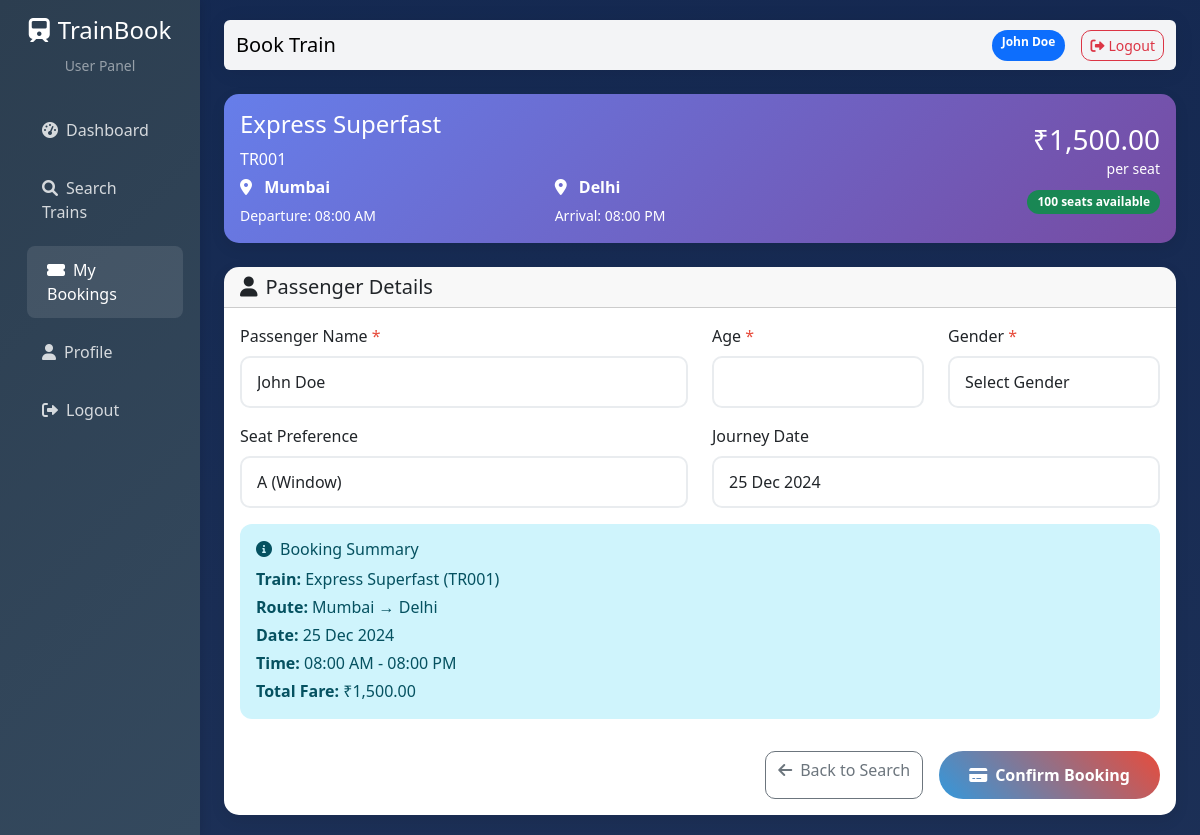
Screenshot of /user/book_train.php?id=1 (signed in) with the database file from the repository.
### tables this page shows
CREATE TABLE trains (
    id INT AUTO_INCREMENT PRIMARY KEY,
    train_number VARCHAR(10) UNIQUE NOT NULL,
    train_name VARCHAR(100) NOT NULL,
    source_station VARCHAR(50) NOT NULL,
    destination_station VARCHAR(50) NOT NULL,
    departure_time TIME NOT NULL,
    arrival_time TIME NOT NULL,
    total_seats INT NOT NULL,
    available_seats INT NOT NULL,
    fare_per_seat DECIMAL(10,2) NOT NULL,
    journey_date DATE NOT NULL,
    status ENUM('active', 'cancelled', 'completed') DEFAULT 'active',
    created_at TIMESTAMP DEFAULT CURRENT_TIMESTAMP,
    updated_at TIMESTAMP DEFAULT CURRENT_TIMESTAMP ON UPDATE CURRENT_TIMESTAMP
);

### config/database.php (called while the page is built, shortened)
<?php
function formatCurrency($amount) {
    return '₹' . number_format($amount, 2);
}
function formatDate($date) {
    return date('d M Y', strtotime($date));
}
function formatTime($time) {
    return date('h:i A', strtotime($time));
}
?>

### user/book_train.php (the view, shortened to what this page needs)
<?php
require_once '../config/database.php';
$user_name = $_SESSION['user_name'];
$train_id = isset($_GET['id']) ? (int)$_GET['id'] : 0;
try {
    $db = getDB();
    $stmt = $db->prepare("SELECT * FROM trains WHERE id = ? AND status = 'active'");
    $stmt->execute([$train_id]);
    $train = $stmt->fetch();
} catch (Exception $e) {
    error_log("Get train error: " . $e->getMessage());
    redirectWithMessage('search_trains.php', 'Error loading train details.', 'error');
}
?>
<!DOCTYPE html>
<html lang="en">
<head>
    <link href="https://cdnjs.cloudflare.com/ajax/libs/font-awesome/6.0.0/css/all.min.css" rel="stylesheet">
    <link href="https://cdnjs.cloudflare.com/ajax/libs/bootstrap/5.3.0/css/bootstrap.min.css" rel="stylesheet">
    <link href="../assets/css/theme.css" rel="stylesheet">
</head>
<body>
    <div class="container-fluid">
        <div class="row">
            <nav class="col-md-3 col-lg-2 d-md-block sidebar">
                <div class="position-sticky pt-3">
                    <div class="text-center mb-4">
                        <h4 class="text-white"><i class="fas fa-train me-2"></i>TrainBook</h4>
                        <small class="text-white-50">User Panel</small>
                    </div>
                    <ul class="nav flex-column">
                        <li class="nav-item">
                            <a class="nav-link" href="dashboard.php">
                                <i class="fas fa-tachometer-alt me-2"></i>Dashboard
                            </a>
                        </li>
                        <li class="nav-item">
                            <a class="nav-link" href="search_trains.php">
                                <i class="fas fa-search me-2"></i>Search Trains
                            </a>
                        </li>
                        <li class="nav-item">
                            <a class="nav-link active" href="my_bookings.php">
                                <i class="fas fa-ticket-alt me-2"></i>My Bookings
                            </a>
                        </li>
                        <li class="nav-item">
                            <a class="nav-link" href="profile.php">
                                <i class="fas fa-user me-2"></i>Profile
                            </a>
                        </li>
                        <li class="nav-item">
                            <a class="nav-link" href="../auth/logout.php">
                                <i class="fas fa-sign-out-alt me-2"></i>Logout
                            </a>
                        </li>
                    </ul>
                </div>
            </nav>
            <main class="col-md-9 ms-sm-auto col-lg-10 px-md-4 main-content">
                <nav class="navbar navbar-expand-lg navbar-light bg-white mb-4 rounded">
                    <div class="container-fluid">
                        <span class="navbar-brand mb-0 h1">Book Train</span>
                        <div class="d-flex">
                            <span class="badge bg-primary me-3"><?php echo htmlspecialchars($user_name); ?></span>
                            <a href="../auth/logout.php" class="btn btn-outline-danger btn-sm">
                                <i class="fas fa-sign-out-alt me-1"></i>Logout
                            </a>
                        </div>
                    </div>
                </nav>
                <div class="card train-info-card mb-4">
                    <div class="card-body">
                        <div class="row align-items-center">
                            <div class="col-md-8">
                                <h4 class="mb-2"><?php echo htmlspecialchars($train['train_name']); ?></h4>
                                <p class="mb-1"><?php echo htmlspecialchars($train['train_number']); ?></p>
                                <div class="row">
                                    <div class="col-md-6">
                                        <p class="mb-1">
                                            <i class="fas fa-map-marker-alt me-2"></i>
                                            <strong><?php echo htmlspecialchars($train['source_station']); ?></strong>
                                        </p>
                                        <small>Departure: <?php echo formatTime($train['departure_time']); ?></small>
                                    </div>
                                    <div class="col-md-6">
                                        <p class="mb-1">
                                            <i class="fas fa-map-marker-alt me-2"></i>
                                            <strong><?php echo htmlspecialchars($train['destination_station']); ?></strong>
                                        </p>
                                        <small>Arrival: <?php echo formatTime($train['arrival_time']); ?></small>
                                    </div>
                                </div>
                            </div>
                            <div class="col-md-4 text-end">
                                <h3 class="mb-0"><?php echo formatCurrency($train['fare_per_seat']); ?></h3>
                                <small>per seat</small>
                                <div class="mt-2">
                                    <span class="badge bg-success"><?php echo $train['available_seats']; ?> seats available</span>
                                </div>
                            </div>
                        </div>
                    </div>
                </div>
                <div class="card">
                    <div class="card-header">
                        <h5 class="mb-0"><i class="fas fa-user me-2"></i>Passenger Details</h5>
                    </div>
                    <div class="card-body">
                        <form method="POST" action="book_train.php?id=<?php echo $train_id; ?>">
                            <div class="row">
                                <div class="col-md-6 mb-3">
                                    <label for="passenger_name" class="form-label">Passenger Name <span class="required">*</span></label>
                                    <input type="text" class="form-control" id="passenger_name" name="passenger_name"
                                           value="<?php echo htmlspecialchars($user_name); ?>" required>
                                </div>
                                <div class="col-md-3 mb-3">
                                    <label for="passenger_age" class="form-label">Age <span class="required">*</span></label>
                                    <input type="number" class="form-control" id="passenger_age" name="passenger_age"
                                           min="1" max="120" required>
                                </div>
                                <div class="col-md-3 mb-3">
                                    <label for="passenger_gender" class="form-label">Gender <span class="required">*</span></label>
                                    <select class="form-control" id="passenger_gender" name="passenger_gender" required>
                                        <option value="">Select Gender</option>
                                    </select>
                                </div>
                            </div>
                            <div class="row">
                                <div class="col-md-6 mb-3">
                                    <label for="seat_preference" class="form-label">Seat Preference</label>
                                    <select class="form-control" id="seat_preference" name="seat_preference">
                                        <option value="A">A (Window)</option>
                                    </select>
                                </div>
                                <div class="col-md-6 mb-3">
                                    <label class="form-label">Journey Date</label>
                                    <input type="text" class="form-control" value="<?php echo formatDate($train['journey_date']); ?>" readonly>
                                </div>
                            </div>
                            <div class="row">
                                <div class="col-md-12 mb-3">
                                    <div class="alert alert-info">
                                        <h6><i class="fas fa-info-circle me-2"></i>Booking Summary</h6>
                                        <p class="mb-1"><strong>Train:</strong> <?php echo htmlspecialchars($train['train_name']); ?> (<?php echo htmlspecialchars($train['train_number']); ?>)</p>
                                        <p class="mb-1"><strong>Route:</strong> <?php echo htmlspecialchars($train['source_station']); ?> → <?php echo htmlspecialchars($train['destination_station']); ?></p>
                                        <p class="mb-1"><strong>Date:</strong> <?php echo formatDate($train['journey_date']); ?></p>
                                        <p class="mb-1"><strong>Time:</strong> <?php echo formatTime($train['departure_time']); ?> - <?php echo formatTime($train['arrival_time']); ?></p>
                                        <p class="mb-0"><strong>Total Fare:</strong> <?php echo formatCurrency($train['fare_per_seat']); ?></p>
                                    </div>
                                </div>
                            </div>
                            <div class="d-grid gap-2 d-md-flex justify-content-md-end">
                                <a href="search_trains.php" class="btn btn-outline-secondary me-md-2">
                                    <i class="fas fa-arrow-left me-2"></i>Back to Search
                                </a>
                                <button type="submit" class="btn btn-custom">
                                    <i class="fas fa-credit-card me-2"></i>Confirm Booking
                                </button>
                            </div>
                        </form>
                    </div>
                </div>
            </main>
        </div>
    </div>
</body>
</html>

### assets/css/theme.css (style rules this page uses)
:root { --tb-bg: #0a1f49; --tb-bg-2: #0e1b3a; --tb-surface: #ffffff; --tb-primary: #4da3ff; --tb-secondary: #9b59b6; --tb-accent: #e74c3c; --tb-success: #27ae60; --tb-warning: #f39c12; --tb-muted: #6c757d; }
body { background: linear-gradient(180deg, rgba(10,31,73,0.95) 0%, rgba(10,31,73,0.92) 100%), radial-gradient(circle at 20% 10%, rgba(77,163,255,0.15), transparent 40%), radial-gradient(circle at 80% 20%, rgba(155,89,182,0.15), transparent 45%), #0a1f49; background-attachment: fixed; color: #222; }
.navbar, .navbar-custom { background: rgba(255,255,255,0.95) !important; backdrop-filter: blur(10px); box-shadow: 0 2px 20px rgba(0,0,0,0.08); }
.sidebar { background: linear-gradient(135deg, #0b1530 0%, #162a5a 100%); box-shadow: 2px 0 12px rgba(0,0,0,0.15); }
.sidebar .nav-link { color: rgba(255,255,255,0.85); }
.sidebar .nav-link:hover, .sidebar .nav-link.active { background: rgba(255,255,255,0.12); color: #fff; transform: translateX(4px); }
.card { border: none; border-radius: 16px; box-shadow: 0 10px 30px rgba(0,0,0,0.08); }
.btn, .btn-custom, .btn-primary, .btn-outline-primary { border-radius: 10px; }
.btn-primary, .btn-custom { background: linear-gradient(90deg, var(--tb-primary), var(--tb-secondary)); border: none; }
.badge { border-radius: 999px; padding: 6px 10px; font-weight: 600; }
.alert { border: none; border-radius: 12px; }

### user/book_train.php (style rules this page uses)
:root { --primary-color: #2c3e50; --secondary-color: #3498db; --accent-color: #e74c3c; --success-color: #27ae60; --warning-color: #f39c12; --light-bg: #ecf0f1; }
body { font-family: 'Segoe UI', Tahoma, Geneva, Verdana, sans-serif; background-color: var(--light-bg); }
.sidebar { background: linear-gradient(135deg, var(--primary-color) 0%, #34495e 100%); min-height: 100vh; box-shadow: 2px 0 10px rgba(0,0,0,0.1); }
.sidebar .nav-link { color: rgba(255,255,255,0.8); padding: 12px 20px; border-radius: 8px; margin: 5px 10px; transition: all 0.3s ease; }
.sidebar .nav-link:hover, .sidebar .nav-link.active { background: rgba(255,255,255,0.1); color: white; transform: translateX(5px); }
.main-content { padding: 20px; }
.card { border: none; border-radius: 15px; box-shadow: 0 5px 15px rgba(0,0,0,0.08); transition: transform 0.3s ease; }
.train-info-card { background: linear-gradient(135deg, #667eea 0%, #764ba2 100%); color: white; }
.btn-custom { background: linear-gradient(45deg, var(--secondary-color), var(--accent-color)); border: none; padding: 12px 30px; border-radius: 25px; color: white; font-weight: 600; transition: all 0.3s ease; }
.form-control { border-radius: 10px; border: 2px solid #e9ecef; padding: 12px 15px; transition: all 0.3s ease; }
.required { color: var(--accent-color); }

### rows the page displays
trains: train_name "Express Superfast", train_number "TR001", source_station "Mumbai", departure_time "08:00 AM", destination_station "Delhi", arrival_time "08:00 PM", fare_per_seat "₹1,500.00", available_seats "100", journey_date "25 Dec 2024"

### other values shown
$user_name "John Doe"
